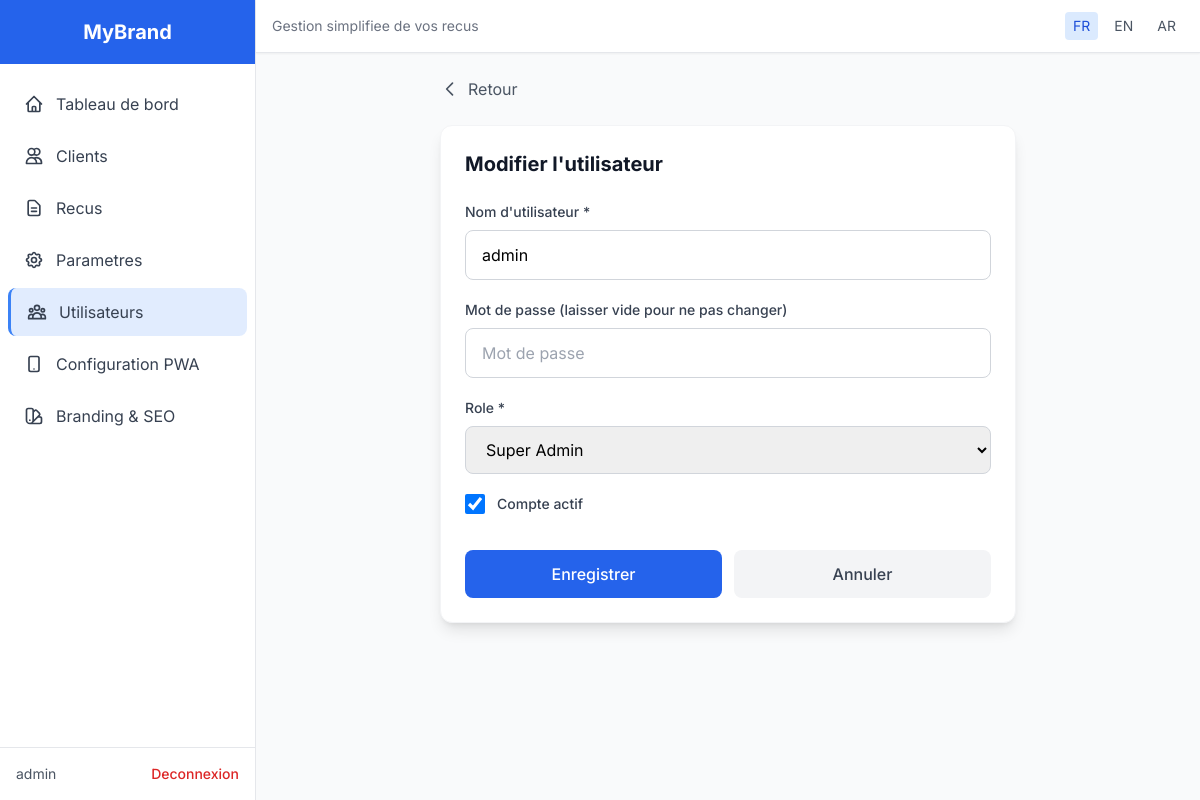
/users/edit/02b81c57-d263-46c5-8b74-e8b47bb3b4ad (signed in), run on the app's committed database.
### init_db.py (models this page shows)
class Settings(db.Model):
    __tablename__ = 'settings'
    id = db.Column(db.Integer, primary_key=True)
    user_id = db.Column(db.String(36), db.ForeignKey('users.id'), nullable=True)
    thermal_width = db.Column(db.Integer, default=58)
    receipt_number_format = db.Column(db.String(50), default='REC-{YYYY}{MM}{DD}-{N}')
    timezone = db.Column(db.String(50), default='Africa/Casablanca')
    pwa_enabled = db.Column(db.Boolean, default=True)
    pwa_app_name = db.Column(db.String(100), default='Receipt App')
    pwa_short_name = db.Column(db.String(50), default='Receipts')
    pwa_icon_url = db.Column(db.String(255), default='/static/favicon.svg')
    pwa_theme_color = db.Column(db.String(20), default='#3B82F6')
    pwa_background_color = db.Column(db.String(20), default='#ffffff')
    pwa_description = db.Column(db.String(255), default='Receipt Management Application')
    branding_app_name = db.Column(db.String(100), default='')
    branding_logo_url = db.Column(db.String(255), default='')
    branding_favicon_url = db.Column(db.String(255), default='')
    seo_title_suffix = db.Column(db.String(100), default='')
    seo_meta_description = db.Column(db.String(255), default='')
    seo_keywords = db.Column(db.String(255), default='')
    seo_og_title = db.Column(db.String(100), default='')
    seo_og_description = db.Column(db.String(255), default='')
    seo_og_image_url = db.Column(db.String(255), default='')
    seo_twitter_card = db.Column(db.String(50), default='summary_large_image')
    site_url = db.Column(db.String(255), default='')

class User(db.Model):
    __tablename__ = 'users'
    id = db.Column(db.String(36), primary_key=True)
    username = db.Column(db.String(100), unique=True, nullable=False)
    password_hash = db.Column(db.String(255), nullable=False)
    role = db.Column(db.String(20), nullable=False, default='user')
    created_at = db.Column(db.DateTime, default=datetime.utcnow)
    is_active = db.Column(db.Boolean, default=True)
    companies = db.relationship('Company', backref='owner', lazy=True)
    clients = db.relationship('Client', backref='owner', lazy=True)
    receipts = db.relationship('Receipt', backref='owner', lazy=True)

### routes/users.py (the view, shortened to what this page needs)
@users_bp.route('/edit/<user_id>', methods=['GET', 'POST'])
@superadmin_required
def edit_user(user_id):
    user = User.get_by_id(user_id)
    if not user:
        return redirect(url_for('users.list_users'))
    return render_template('user_form.html', user=user)

### templates/user_form.html (shortened to what this page needs)
{% extends "base.html" %}
{% block content %}
<div class="max-w-xl mx-auto">
    <a href="{{ url_for('users.list_users') }}" class="inline-flex items-center text-gray-600 hover:text-gray-900 mb-6">
        <svg class="w-5 h-5 {{ 'ml-2 rotate-180' if is_rtl else 'mr-2' }}" fill="none" stroke="currentColor" viewBox="0 0 24 24">
            <path stroke-linecap="round" stroke-linejoin="round" stroke-width="2" d="M15 19l-7-7 7-7"></path>
        </svg>
        {{ t('common.back') }}
    </a>
    <div class="bg-white rounded-xl shadow-lg border border-gray-100 p-6">
        <h1 class="text-xl font-bold text-gray-900 mb-6">
            {% if user %}{{ t('users.edit_user') }}{% else %}{{ t('users.add_user') }}{% endif %}
        </h1>
        <form method="POST" class="space-y-5">
            <div>
                <label for="username" class="block text-sm font-medium text-gray-700 mb-2">{{ t('users.username') }} *</label>
                <input type="text" name="username" id="username" required
                       value="{{ user.username if user else '' }}"
                       class="w-full px-4 py-3 border border-gray-300 rounded-lg focus:ring-2 focus:ring-blue-500 focus:border-blue-500 transition-colors"
                       placeholder="{{ t('users.username') }}">
            </div>
            <div>
                <label for="password" class="block text-sm font-medium text-gray-700 mb-2">
                    {{ t('users.password') }} {% if not user %}*{% else %}({{ t('users.leave_empty') }}){% endif %}
                </label>
                <input type="password" name="password" id="password" {% if not user %}required{% endif %}
                       class="w-full px-4 py-3 border border-gray-300 rounded-lg focus:ring-2 focus:ring-blue-500 focus:border-blue-500 transition-colors"
                       placeholder="{{ t('users.password') }}">
            </div>
            <div>
                <label for="role" class="block text-sm font-medium text-gray-700 mb-2">{{ t('users.role') }} *</label>
                <select name="role" id="role" required
                        class="w-full px-4 py-3 border border-gray-300 rounded-lg focus:ring-2 focus:ring-blue-500 focus:border-blue-500 transition-colors">
                    <option value="superadmin" {% if user and user.role == 'superadmin' %}selected{% endif %}>{{ t('users.role_superadmin') }}</option>
                </select>
            </div>
            {% if user %}
            <div class="flex items-center">
                <input type="checkbox" name="is_active" id="is_active"
                       {% if user.is_active %}checked{% endif %}
                       class="h-5 w-5 text-blue-600 border-gray-300 rounded focus:ring-blue-500">
                <label for="is_active" class="{{ 'mr-3' if is_rtl else 'ml-3' }} text-sm font-medium text-gray-700">{{ t('users.is_active') }}</label>
            </div>
            {% endif %}
            <div class="flex flex-col sm:flex-row gap-3 pt-4">
                <button type="submit" class="flex-1 px-6 py-3 bg-blue-600 text-white font-medium rounded-lg hover:bg-blue-700 transition-colors">
                    {{ t('common.save') }}
                </button>
                <a href="{{ url_for('users.list_users') }}"
                   class="flex-1 px-6 py-3 bg-gray-100 text-gray-700 font-medium rounded-lg hover:bg-gray-200 transition-colors text-center">
                    {{ t('common.cancel') }}
                </a>
            </div>
        </form>
    </div>
</div>
{% endblock %}

### templates/base.html (shortened to what this page needs)
<!DOCTYPE html>
<html lang="{{ locale }}" dir="{{ 'rtl' if is_rtl else 'ltr' }}">
<head>
    <script src="https://cdn.tailwindcss.com"></script>
</head>
<body class="bg-gray-50 min-h-screen">
    <div class="flex min-h-screen">
        <aside class="hidden md:flex md:flex-shrink-0">
            <div class="flex flex-col w-64 bg-white border-{{ 'l' if is_rtl else 'r' }} border-gray-200">
                <div class="flex items-center justify-center h-16 px-4 bg-blue-600">
                    {% if settings.branding_logo_url %}
                    <img src="{{ settings.branding_logo_url }}" alt="{{ settings.branding_app_name or t('app.name') }}" class="h-10 w-auto object-contain">
                    {% else %}
                    <h1 class="text-xl font-bold text-white">{{ settings.branding_app_name or t('app.name') }}</h1>
                    {% endif %}
                </div>
                <nav class="flex-1 px-2 py-4 space-y-1">
                    <a href="{{ url_for('dashboard.index') }}" class="sidebar-link flex items-center px-4 py-3 text-gray-700 rounded-lg {% if request.endpoint and 'dashboard' in request.endpoint %}active{% endif %}">
                        <svg class="w-5 h-5 {{ 'ml-3' if is_rtl else 'mr-3' }}" fill="none" stroke="currentColor" viewBox="0 0 24 24">
                            <path stroke-linecap="round" stroke-linejoin="round" stroke-width="2" d="M3 12l2-2m0 0l7-7 7 7M5 10v10a1 1 0 001 1h3m10-11l2 2m-2-2v10a1 1 0 01-1 1h-3m-6 0a1 1 0 001-1v-4a1 1 0 011-1h2a1 1 0 011 1v4a1 1 0 001 1m-6 0h6"></path>
                        </svg>
                        {{ t('nav.dashboard') }}
                    </a>
                    <a href="{{ url_for('clients.list_clients') }}" class="sidebar-link flex items-center px-4 py-3 text-gray-700 rounded-lg {% if request.endpoint and 'clients' in request.endpoint %}active{% endif %}">
                        <svg class="w-5 h-5 {{ 'ml-3' if is_rtl else 'mr-3' }}" fill="none" stroke="currentColor" viewBox="0 0 24 24">
                            <path stroke-linecap="round" stroke-linejoin="round" stroke-width="2" d="M12 4.354a4 4 0 110 5.292M15 21H3v-1a6 6 0 0112 0v1zm0 0h6v-1a6 6 0 00-9-5.197M13 7a4 4 0 11-8 0 4 4 0 018 0z"></path>
                        </svg>
                        {{ t('nav.clients') }}
                    </a>
                    <a href="{{ url_for('receipts.list_receipts') }}" class="sidebar-link flex items-center px-4 py-3 text-gray-700 rounded-lg {% if request.endpoint and 'receipts' in request.endpoint %}active{% endif %}">
                        <svg class="w-5 h-5 {{ 'ml-3' if is_rtl else 'mr-3' }}" fill="none" stroke="currentColor" viewBox="0 0 24 24">
                            <path stroke-linecap="round" stroke-linejoin="round" stroke-width="2" d="M9 12h6m-6 4h6m2 5H7a2 2 0 01-2-2V5a2 2 0 012-2h5.586a1 1 0 01.707.293l5.414 5.414a1 1 0 01.293.707V19a2 2 0 01-2 2z"></path>
                        </svg>
                        {{ t('nav.receipts') }}
                    </a>
                    <a href="{{ url_for('settings.settings_page') }}" class="sidebar-link flex items-center px-4 py-3 text-gray-700 rounded-lg {% if request.endpoint and 'settings' in request.endpoint %}active{% endif %}">
                        <svg class="w-5 h-5 {{ 'ml-3' if is_rtl else 'mr-3' }}" fill="none" stroke="currentColor" viewBox="0 0 24 24">
                            <path stroke-linecap="round" stroke-linejoin="round" stroke-width="2" d="M10.325 4.317c.426-1.756 2.924-1.756 3.35 0a1.724 1.724 0 002.573 1.066c1.543-.94 3.31.826 2.37 2.37a1.724 1.724 0 001.065 2.572c1.756.426 1.756 2.924 0 3.35a1.724 1.724 0 00-1.066 2.573c.94 1.543-.826 3.31-2.37 2.37a1.724 1.724 0 00-2.572 1.065c-.426 1.756-2.924 1.756-3.35 0a1.724 1.724 0 00-2.573-1.066c-1.543.94-3.31-.826-2.37-2.37a1.724 1.724 0 00-1.065-2.572c-1.756-.426-1.756-2.924 0-3.35a1.724 1.724 0 001.066-2.573c-.94-1.543.826-3.31 2.37-2.37.996.608 2.296.07 2.572-1.065z"></path>
                            <path stroke-linecap="round" stroke-linejoin="round" stroke-width="2" d="M15 12a3 3 0 11-6 0 3 3 0 016 0z"></path>
                        </svg>
                        {{ t('nav.settings') }}
                    </a>
                    {% if is_superadmin %}
                    <a href="{{ url_for('users.list_users') }}" class="sidebar-link flex items-center px-4 py-3 text-gray-700 rounded-lg {% if request.endpoint and 'users' in request.endpoint %}active{% endif %}">
                        <svg class="w-5 h-5 {{ 'ml-3' if is_rtl else 'mr-3' }}" fill="none" stroke="currentColor" viewBox="0 0 24 24">
                            <path stroke-linecap="round" stroke-linejoin="round" stroke-width="2" d="M17 20h5v-2a3 3 0 00-5.356-1.857M17 20H7m10 0v-2c0-.656-.126-1.283-.356-1.857M7 20H2v-2a3 3 0 015.356-1.857M7 20v-2c0-.656.126-1.283.356-1.857m0 0a5.002 5.002 0 019.288 0M15 7a3 3 0 11-6 0 3 3 0 016 0zm6 3a2 2 0 11-4 0 2 2 0 014 0zM7 10a2 2 0 11-4 0 2 2 0 014 0z"></path>
                        </svg>
                        {{ t('nav.users') }}
                    </a>
                    <a href="{{ url_for('pwa_configuration.pwa_configuration_page') }}" class="sidebar-link flex items-center px-4 py-3 text-gray-700 rounded-lg ">
                         <svg class="w-5 h-5 {{ 'ml-3' if is_rtl else 'mr-3' }}" fill="none" stroke="currentColor" viewBox="0 0 24 24">
                            <path stroke-linecap="round" stroke-linejoin="round" stroke-width="2" d="M12 18h.01M8 21h8a2 2 0 002-2V5a2 2 0 00-2-2H8a2 2 0 00-2 2v14a2 2 0 002 2z"></path>
                        </svg>
                        {{ t('pwa.configuration_title') }}
                    </a>
                    <a href="{{ url_for('branding_seo.branding_seo_page') }}" class="sidebar-link flex items-center px-4 py-3 text-gray-700 rounded-lg {% if request.endpoint and 'branding_seo' in request.endpoint %}active{% endif %}">
                         <svg class="w-5 h-5 {{ 'ml-3' if is_rtl else 'mr-3' }}" fill="none" stroke="currentColor" viewBox="0 0 24 24">
                            <path stroke-linecap="round" stroke-linejoin="round" stroke-width="2" d="M7 21a4 4 0 01-4-4V5a2 2 0 012-2h4a2 2 0 012 2v12a4 4 0 01-4 4zm0 0h12a2 2 0 002-2v-4a2 2 0 00-2-2h-2.343M11 7.343l1.657-1.657a2 2 0 012.828 0l2.829 2.829a2 2 0 010 2.828l-8.486 8.485M7 17h.01"></path>
                        </svg>
                        {{ t('branding_seo.menu_title') }}
                    </a>
                    {% endif %}
                </nav>
                <div class="p-4 border-t border-gray-200">
                    {% if current_user %}
                    <div class="flex items-center justify-between">
                        <span class="text-sm text-gray-600 truncate">{{ current_user.username }}</span>
                        <a href="{{ url_for('auth.logout') }}" class="text-red-600 hover:text-red-700 text-sm font-medium">
                            {{ t('nav.logout') }}
                        </a>
                    </div>
                    {% endif %}
                </div>
            </div>
        </aside>
        <div class="flex flex-col flex-1">
            <header class="bg-white shadow-sm border-b border-gray-200">
                <div class="flex items-center justify-between px-4 py-3">
                    <div class="flex items-center gap-2">
                        <span class="text-sm text-gray-500 hidden sm:inline">{{ t('app.tagline') }}</span>
                    </div>
                    <div class="flex items-center gap-2">
                        <a href="{{ url_for('dashboard.change_locale', locale='fr') }}" class="px-2 py-1 text-sm rounded {% if locale == 'fr' %}bg-blue-100 text-blue-700{% else %}text-gray-600 hover:bg-gray-100{% endif %}">FR</a>
                        <a href="{{ url_for('dashboard.change_locale', locale='en') }}" class="px-2 py-1 text-sm rounded {% if locale == 'en' %}bg-blue-100 text-blue-700{% else %}text-gray-600 hover:bg-gray-100{% endif %}">EN</a>
                        <a href="{{ url_for('dashboard.change_locale', locale='ar') }}" class="px-2 py-1 text-sm rounded {% if locale == 'ar' %}bg-blue-100 text-blue-700{% else %}text-gray-600 hover:bg-gray-100{% endif %}">AR</a>
                    </div>
                </div>
            </header>
            <main class="flex-1 p-4 md:p-6 overflow-auto">
                {% block content %}{% endblock %}
            </main>
        </div>
    </div>
</body>
</html>

### data on the page
Settings: branding_app_name "MyBrand"
User: username "admin", role "Super Admin"

### other printed values
{{ t('nav.dashboard') }} "Tableau de bord"
{{ t('nav.clients') }} "Clients"
{{ t('nav.receipts') }} "Recus"
{{ t('nav.settings') }} "Parametres"
{{ t('nav.users') }} "Utilisateurs"
{{ t('pwa.configuration_title') }} "Configuration PWA"
{{ t('branding_seo.menu_title') }} "Branding & SEO"
{{ t('nav.logout') }} "Deconnexion"
{{ t('app.tagline') }} "Gestion simplifiee de vos recus"
{{ t('common.back') }} "Retour"
{{ t('users.edit_user') }} "Modifier l'utilisateur"
{{ t('users.username') }} "Nom d'utilisateur"
{{ t('users.password') }} "Mot de passe"
{{ t('users.leave_empty') }} "laisser vide pour ne pas changer"
{{ t('users.role') }} "Role"
